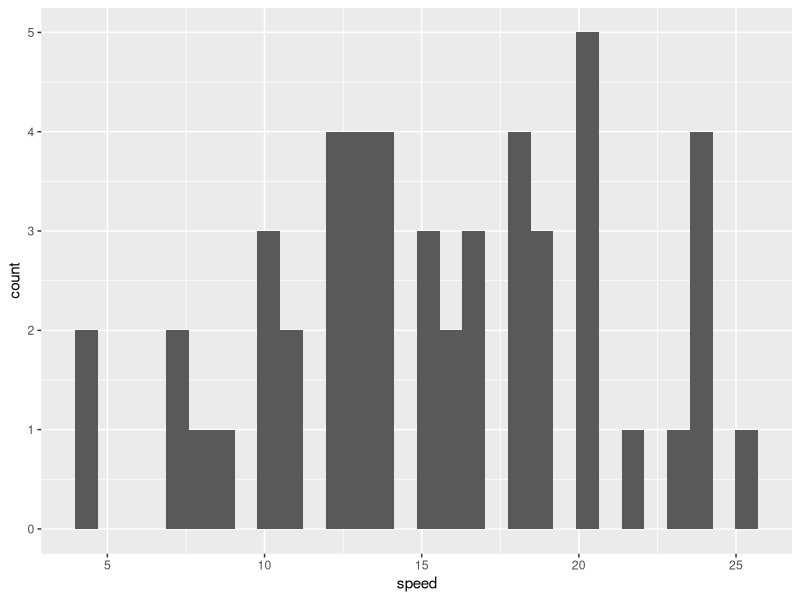
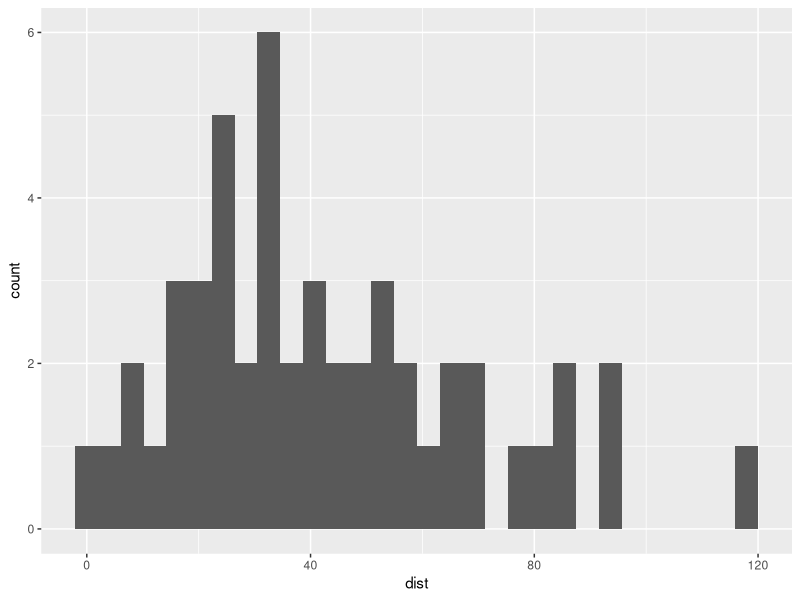

Reproduce these figures in R, in order.
## ---- chunk 1
#```{r setup, message=FALSE, warning=FALSE, include=FALSE} 
# include=F es suficiente para no incluir mensajes, etc.

# Opciones por defecto para los fragmentos de código
knitr::opts_chunk$set(eval = TRUE, echo = TRUE, 
                      warning = FALSE, message = FALSE,
                      results = "hide", fig.show="hide")
# se muestra y evalúa el código,
# no se muestran mensajes, ni avisos (warnings)
# no se muestran los resultados de código (tampoco gráficos)
#     en los códigos que considere necesarios los mostraré

# Elimino todo del Entorno (del documento)
rm(list = ls())       

# Cargo todas las bibliotecas necesarias
# (se podría hacer cuando cada una sea necesaria)
library(tidyverse)
# library(tidymodels)
# library(printr)
# library(skimr)
# library(dlookr)
# library(broom)
library(kableExtra)
# library(rpart.plot)
# library(vip)

#fijo el directorio de trabajo
#setwd("/home/albarran/Dropbox/MAD/00.TEC")
library(rmarkdown)
#render("filename.Rmd")     
#browseURL("filename.html")
## ---- chunk 2
#| echo: false
#| eval: true
#| fig-show: hold
#| layout-ncol: 2
library(ggplot2)
ggplot(data = cars) + geom_histogram(aes(x = speed))  # en la izquierda
ggplot(data = cars) + geom_histogram(aes(x = dist))   # en la derecha
